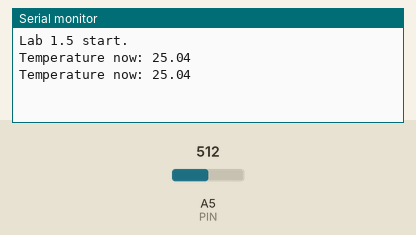
Recording of a sketch running on a simulated Arduino Uno, built with avr-gcc and run on an emulated ATmega328P. On the bench: the last lines printed to the serial monitor. Inputs (shaded band) come from the test bench; at power-on: A5 (PIN) = 512.

Above: at 10.8 s.
10.9 s: A5 (PIN) set to 716
At 20.7 s:
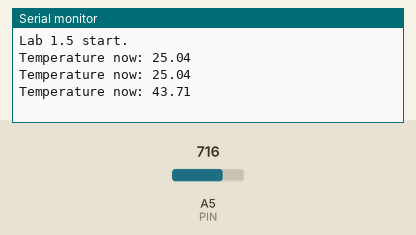
20.9 s: A5 (PIN) set to 900
At 30.3 s:
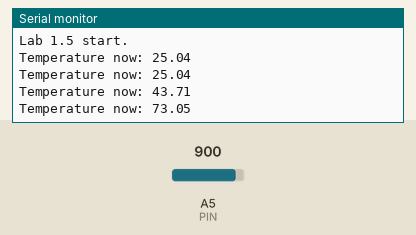
Timing chart, 0 to 31.8 s (numbered marks = the images above; inputs shaded):
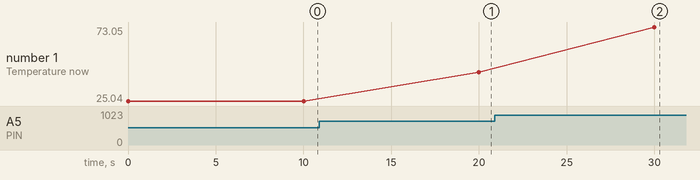

Measured:
- after the input at 10.9 s, the serial monitor: prints a new line after 9.1 s (image 1)
- after the input at 20.9 s, the serial monitor: prints a new line after 9.1 s (image 2)
- plotted number 1: 25.04 → 43.71 after the input at 10.9 s, 43.71 → 73.05 after the input at 20.9 s

The sketch:

ex5.ino
```cpp
#include <math.h>

const int PIN = A5;
const int B = 4275;
const long int R0 = 100000;

void setup() {
  Serial.begin(9600);
  while(!Serial);
  Serial.println("Lab 1.5 start.");
}

void loop() {
  int sig = analogRead(PIN);
  float R = ((1023.0/sig) - 1.0);
  R = (float) R * R0;
  float log_sig = log(R/R0);
  float temp = 1/((log_sig/B) + 1/298.15) - 273.15;
  Serial.print("Temperature now: ");
  Serial.println(temp);
  delay(10000);
}
```
